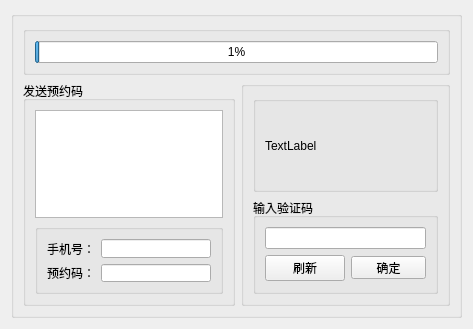
<?xml version="1.0" encoding="UTF-8"?>
<ui version="4.0">
 <class>Form</class>
 <widget class="QWidget" name="Form">
  <property name="geometry">
   <rect>
    <x>0</x>
    <y>0</y>
    <width>473</width>
    <height>329</height>
   </rect>
  </property>
  <property name="windowTitle">
   <string>Form</string>
  </property>
  <layout class="QVBoxLayout" name="verticalLayout">
   <item>
    <widget class="QGroupBox" name="groupBox_11">
     <property name="title">
      <string/>
     </property>
     <layout class="QVBoxLayout" name="verticalLayout_7">
      <item>
       <layout class="QVBoxLayout" name="verticalLayout_4">
        <item>
         <widget class="QGroupBox" name="groupBox_6">
          <property name="title">
           <string/>
          </property>
          <layout class="QHBoxLayout" name="horizontalLayout_11">
           <item>
            <widget class="QProgressBar" name="progressBar">
             <property name="layoutDirection">
              <enum>Qt::LeftToRight</enum>
             </property>
             <property name="autoFillBackground">
              <bool>true</bool>
             </property>
             <property name="inputMethodHints">
              <set>Qt::ImhNone</set>
             </property>
             <property name="value">
              <number>1</number>
             </property>
             <property name="textVisible">
              <bool>true</bool>
             </property>
             <property name="textDirection">
              <enum>QProgressBar::TopToBottom</enum>
             </property>
            </widget>
           </item>
          </layout>
         </widget>
        </item>
        <item>
         <layout class="QHBoxLayout" name="horizontalLayout_5">
          <item>
           <widget class="QGroupBox" name="groupBox_12">
            <property name="sizeIncrement">
             <size>
              <width>5</width>
              <height>5</height>
             </size>
            </property>
            <property name="title">
             <string>发送预约码</string>
            </property>
            <layout class="QVBoxLayout" name="verticalLayout_14">
             <item>
              <widget class="QPlainTextEdit" name="pTSmsChallengeTip">
               <property name="minimumSize">
                <size>
                 <width>180</width>
                 <height>90</height>
                </size>
               </property>
               <property name="maximumSize">
                <size>
                 <width>200</width>
                 <height>16777215</height>
                </size>
               </property>
              </widget>
             </item>
             <item>
              <widget class="QGroupBox" name="groupBox_13">
               <property name="maximumSize">
                <size>
                 <width>200</width>
                 <height>70</height>
                </size>
               </property>
               <property name="title">
                <string/>
               </property>
               <layout class="QVBoxLayout" name="verticalLayout_15">
                <item>
                 <layout class="QHBoxLayout" name="horizontalLayout_8">
                  <item>
                   <widget class="QLabel" name="label_6">
                    <property name="text">
                     <string>手机号：</string>
                    </property>
                   </widget>
                  </item>
                  <item>
                   <widget class="QLineEdit" name="lEPhoneNumber">
                    <property name="enabled">
                     <bool>true</bool>
                    </property>
                   </widget>
                  </item>
                 </layout>
                </item>
                <item>
                 <layout class="QHBoxLayout" name="horizontalLayout_9">
                  <item>
                   <widget class="QLabel" name="label_7">
                    <property name="text">
                     <string>预约码：</string>
                    </property>
                   </widget>
                  </item>
                  <item>
                   <widget class="QLineEdit" name="lESmsCode">
                    <property name="enabled">
                     <bool>true</bool>
                    </property>
                    <property name="maximumSize">
                     <size>
                      <width>128</width>
                      <height>20</height>
                     </size>
                    </property>
                   </widget>
                  </item>
                 </layout>
                </item>
               </layout>
              </widget>
             </item>
            </layout>
           </widget>
          </item>
          <item>
           <widget class="QGroupBox" name="groupBox_14">
            <property name="title">
             <string/>
            </property>
            <layout class="QVBoxLayout" name="verticalLayout_16">
             <item>
              <widget class="QGroupBox" name="groupBox_15">
               <property name="minimumSize">
                <size>
                 <width>170</width>
                 <height>80</height>
                </size>
               </property>
               <property name="title">
                <string/>
               </property>
               <layout class="QHBoxLayout" name="horizontalLayout_4">
                <item>
                 <widget class="QLabel" name="lbVerifyCodePic">
                  <property name="maximumSize">
                   <size>
                    <width>161</width>
                    <height>78</height>
                   </size>
                  </property>
                  <property name="text">
                   <string>TextLabel</string>
                  </property>
                 </widget>
                </item>
               </layout>
              </widget>
             </item>
             <item>
              <widget class="QGroupBox" name="groupBox_16">
               <property name="title">
                <string>输入验证码</string>
               </property>
               <layout class="QVBoxLayout" name="verticalLayout_8">
                <item>
                 <layout class="QVBoxLayout" name="verticalLayout_3">
                  <item>
                   <widget class="QLineEdit" name="lECaptchaAnswer"/>
                  </item>
                  <item>
                   <layout class="QHBoxLayout" name="horizontalLayout_3">
                    <item>
                     <widget class="QPushButton" name="pBRefresh">
                      <property name="text">
                       <string>刷新</string>
                      </property>
                     </widget>
                    </item>
                    <item>
                     <widget class="QPushButton" name="pBSumit">
                      <property name="maximumSize">
                       <size>
                        <width>75</width>
                        <height>23</height>
                       </size>
                      </property>
                      <property name="text">
                       <string>确定</string>
                      </property>
                     </widget>
                    </item>
                   </layout>
                  </item>
                 </layout>
                </item>
               </layout>
              </widget>
             </item>
            </layout>
           </widget>
          </item>
         </layout>
        </item>
       </layout>
      </item>
     </layout>
    </widget>
   </item>
  </layout>
 </widget>
 <resources/>
 <connections/>
</ui>
